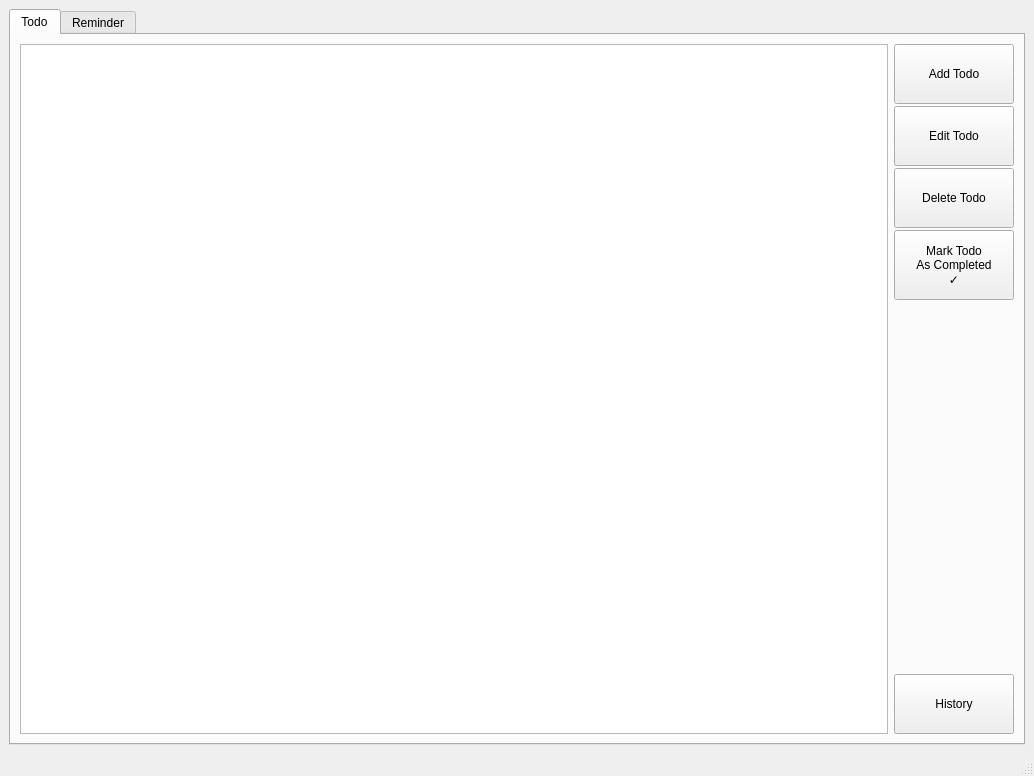
<?xml version="1.0" encoding="UTF-8"?>
<ui version="4.0">
 <class>MainWindow</class>
 <widget class="QMainWindow" name="MainWindow">
  <property name="geometry">
   <rect>
    <x>0</x>
    <y>0</y>
    <width>1034</width>
    <height>776</height>
   </rect>
  </property>
  <property name="windowTitle">
   <string>TODO</string>
  </property>
  <widget class="QWidget" name="centralwidget">
   <property name="layoutDirection">
    <enum>Qt::LeftToRight</enum>
   </property>
   <layout class="QVBoxLayout" name="verticalLayout">
    <item>
     <layout class="QVBoxLayout" name="verticalLayout_2">
      <item>
       <widget class="QTabWidget" name="tabWidget">
        <property name="currentIndex">
         <number>0</number>
        </property>
        <widget class="QWidget" name="tab">
         <attribute name="title">
          <string>Todo</string>
         </attribute>
         <layout class="QGridLayout" name="gridLayout">
          <item row="0" column="1">
           <layout class="QVBoxLayout" name="verticalLayout_3">
            <property name="spacing">
             <number>2</number>
            </property>
            <property name="sizeConstraint">
             <enum>QLayout::SetDefaultConstraint</enum>
            </property>
            <item>
             <widget class="QPushButton" name="pushButton_2">
              <property name="minimumSize">
               <size>
                <width>120</width>
                <height>60</height>
               </size>
              </property>
              <property name="text">
               <string>Add Todo</string>
              </property>
             </widget>
            </item>
            <item>
             <widget class="QPushButton" name="pushButton_1">
              <property name="minimumSize">
               <size>
                <width>120</width>
                <height>60</height>
               </size>
              </property>
              <property name="text">
               <string>Edit Todo</string>
              </property>
             </widget>
            </item>
            <item>
             <widget class="QPushButton" name="pushButton_3">
              <property name="minimumSize">
               <size>
                <width>120</width>
                <height>60</height>
               </size>
              </property>
              <property name="text">
               <string>Delete Todo</string>
              </property>
             </widget>
            </item>
            <item>
             <widget class="QPushButton" name="pushButton_4">
              <property name="minimumSize">
               <size>
                <width>120</width>
                <height>70</height>
               </size>
              </property>
              <property name="text">
               <string>Mark Todo
As Completed
✓</string>
              </property>
             </widget>
            </item>
            <item>
             <spacer name="verticalSpacer">
              <property name="orientation">
               <enum>Qt::Vertical</enum>
              </property>
              <property name="sizeHint" stdset="0">
               <size>
                <width>20</width>
                <height>40</height>
               </size>
              </property>
             </spacer>
            </item>
            <item>
             <widget class="QPushButton" name="pushButton_5">
              <property name="minimumSize">
               <size>
                <width>120</width>
                <height>60</height>
               </size>
              </property>
              <property name="text">
               <string>History</string>
              </property>
             </widget>
            </item>
           </layout>
          </item>
          <item row="0" column="0">
           <widget class="QTableView" name="tableView">
            <property name="minimumSize">
             <size>
              <width>500</width>
              <height>400</height>
             </size>
            </property>
           </widget>
          </item>
         </layout>
        </widget>
        <widget class="QWidget" name="tab_2">
         <attribute name="title">
          <string>Reminder</string>
         </attribute>
        </widget>
       </widget>
      </item>
     </layout>
    </item>
   </layout>
  </widget>
  <widget class="QStatusBar" name="statusbar"/>
  <widget class="QMenuBar" name="menubar">
   <property name="geometry">
    <rect>
     <x>0</x>
     <y>0</y>
     <width>1034</width>
     <height>22</height>
    </rect>
   </property>
  </widget>
 </widget>
 <resources/>
 <connections/>
</ui>
